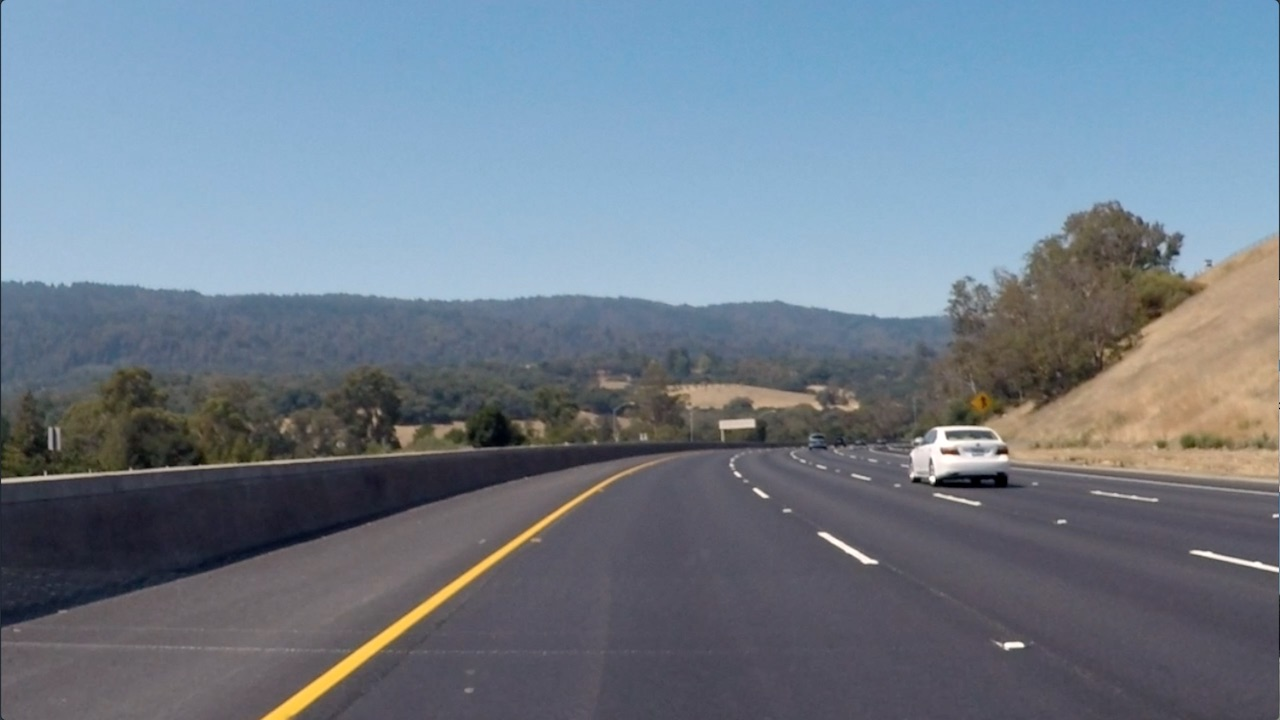
#> input picture Task_2/convolutional-neural-networks/conv-visualization/data/curved_lane.jpg, 1280 x 720 px, found by its file name
$ jupyter execute custom_filters.ipynb   (shell and % lines are left out)
#> lines starting #> are read from the running program, lines starting #| are printed output that depends on the picture
# Creating a Filter, Edge Detection

[cell 1]
from google.colab import drive
drive.mount('/content/drive')

### Import resources and display image

[cell 2]
import matplotlib.pyplot as plt
import matplotlib.image as mpimg

import cv2
import numpy as np


# Read in the image
image = mpimg.imread('/content/drive/My Drive/ann/Task_2/convolutional-neural-networks/conv-visualization/data/curved_lane.jpg')
#> image is the input picture: shape (720, 1280, 3); mean R, G, B 112.1, 125, 138.7
print(image.shape)
#| (720, 1280, 3)
plt.imshow(image)

### Convert the image to grayscale

[cell 3]
# Convert to grayscale for filtering
gray = cv2.cvtColor(image, cv2.COLOR_RGB2GRAY)
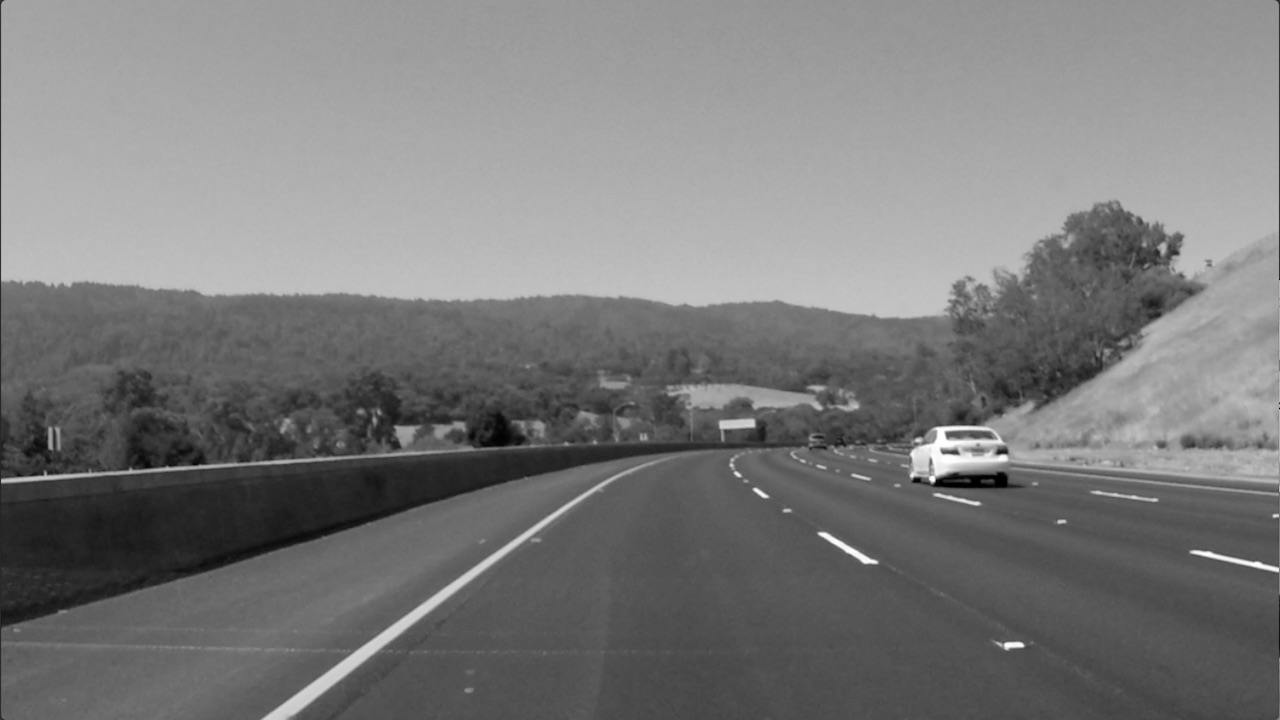
#> gray: shape (720, 1280); min 0, max 255, mean 122.7

plt.imshow(gray, cmap='gray')

### TODO: Create a custom kernel

Below, you've been given one common type of edge detection filter: a Sobel operator.

The Sobel filter is very commonly used in edge detection and in finding patterns in intensity in an image. Applying a Sobel filter to an image is a way of **taking (an approximation) of the derivative of the image** in the x or y direction, separately. The operators look as follows.

**It's up to you to create a Sobel x operator and apply it to the given image.**

For a challenge, see if you can put the image through a series of filters: first one that blurs the image (takes an average of pixels), and then one that detects the edges.

[cell 4]
# Create a custom kernel

# 3x3 array for edge detection
sobel_y = np.array([[ -1, -2, -1],
                   [ 0, 0, 0],
                   [ 1, 2, 1]])

## TODO: Create and apply a Sobel x operator
sobel_x = np.array([[-1, 0, 1],
                    [-2, 0, 2],
                    [-1, 0, 1]])

# Filter the image using filter2D, which has inputs: (grayscale image, bit-depth, kernel)
xfiltered_image = cv2.filter2D(gray, -1, sobel_x)
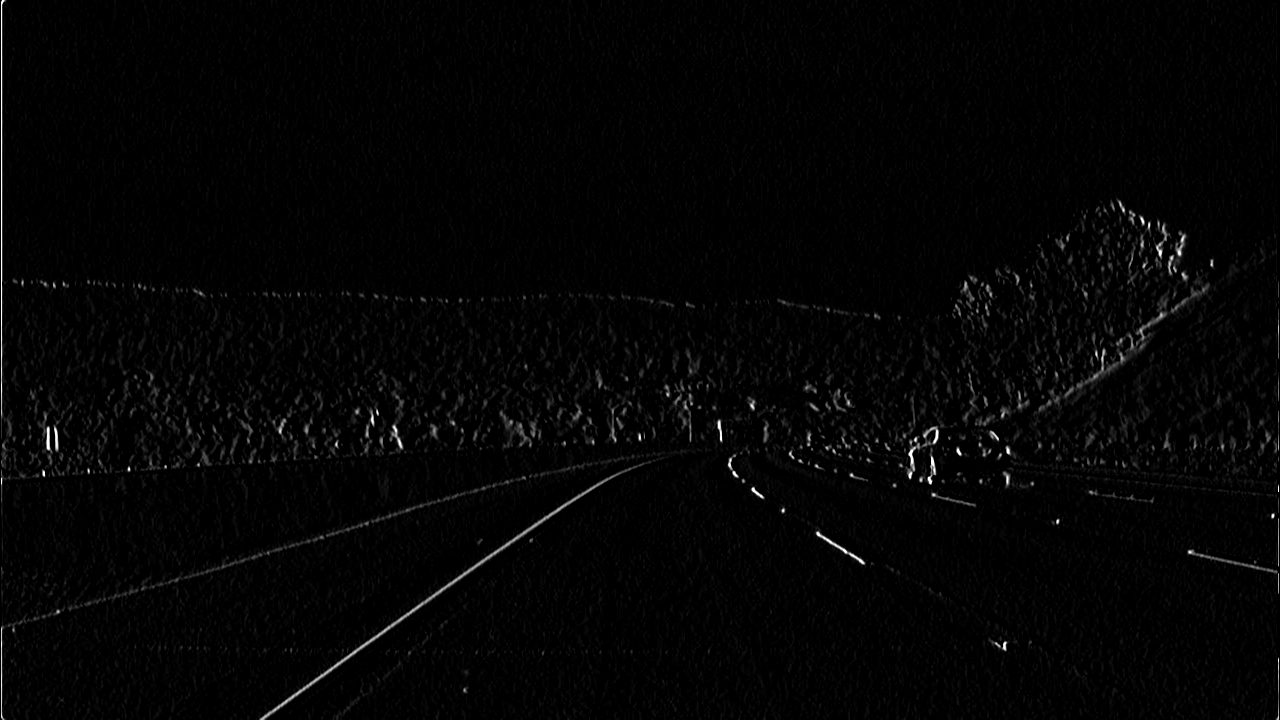
#> xfiltered_image: shape (720, 1280); min 0, max 255, mean 4.3
yfiltered_image = cv2.filter2D(gray, -1, sobel_y)
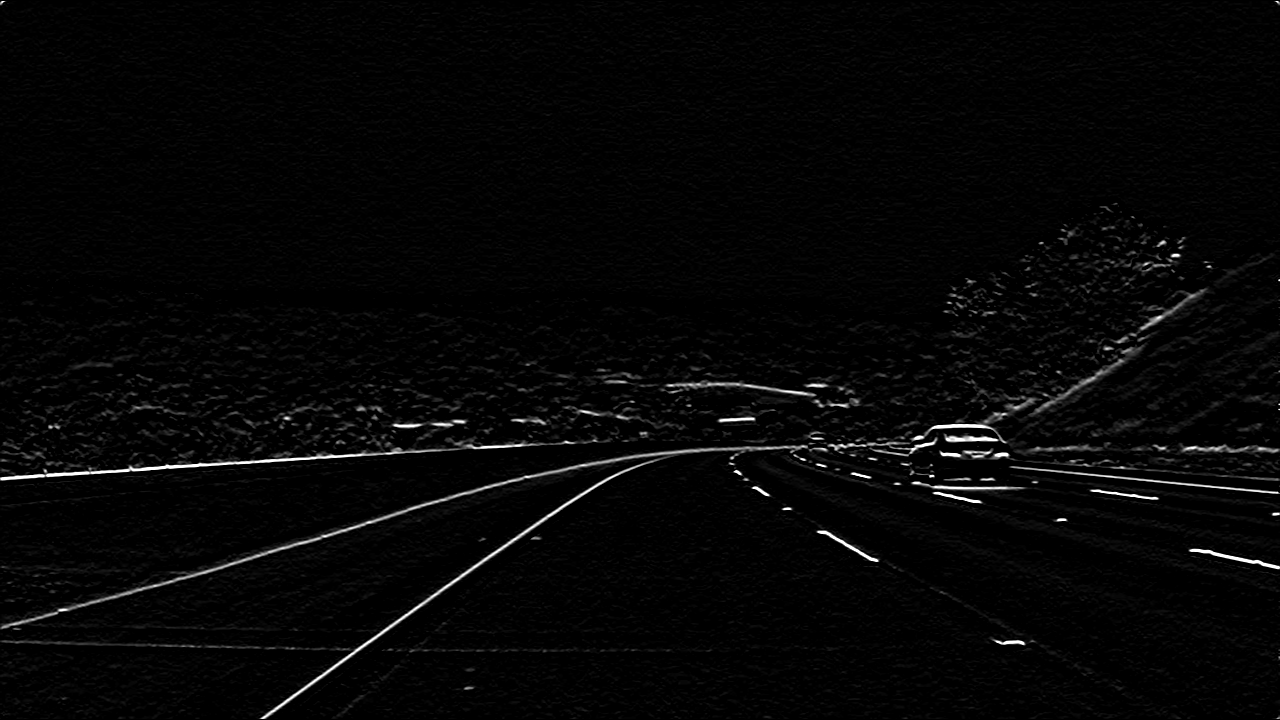
#> yfiltered_image: shape (720, 1280); min 0, max 255, mean 5.9

plt.imshow(xfiltered_image, cmap='gray')
plt.imshow(yfiltered_image, cmap='gray')
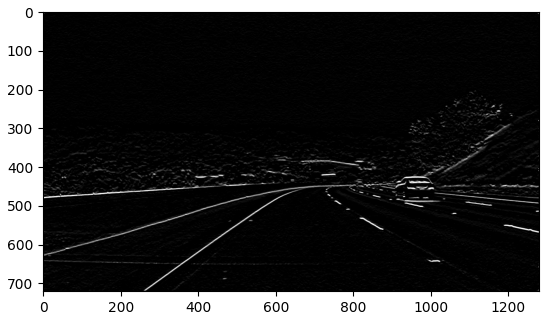
#> figure drawn by matplotlib, 1 panel

$ run again, with Task_2/convolutional-neural-networks/conv-visualization/data/bridge_trees_example.jpg copied over Task_2/convolutional-neural-networks/conv-visualization/data/curved_lane.jpg
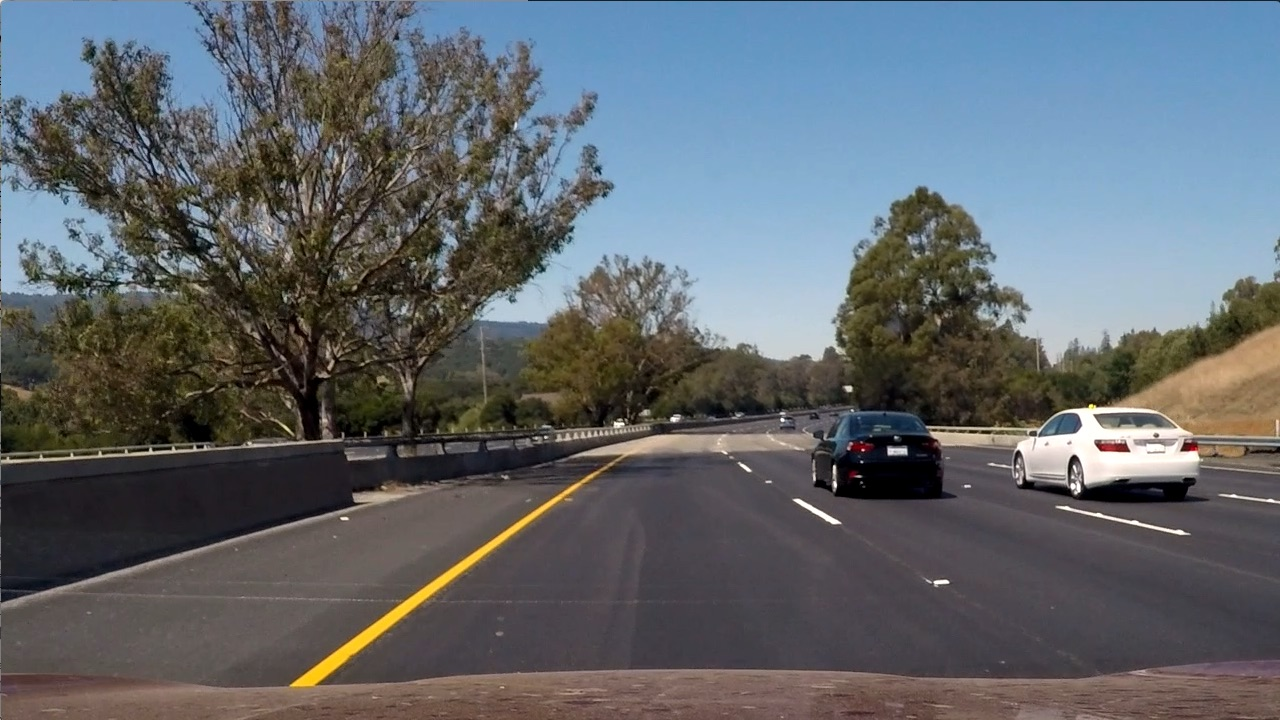
#> input picture Task_2/convolutional-neural-networks/conv-visualization/data/bridge_trees_example.jpg, 1280 x 720 px, found by its file name
#> image is the input picture: shape (720, 1280, 3); mean R, G, B 97, 102.6, 107.9
#| (720, 1280, 3)
#> `yfiltered_image = cv2.filter2D(gray, -1, sobel_y)`:
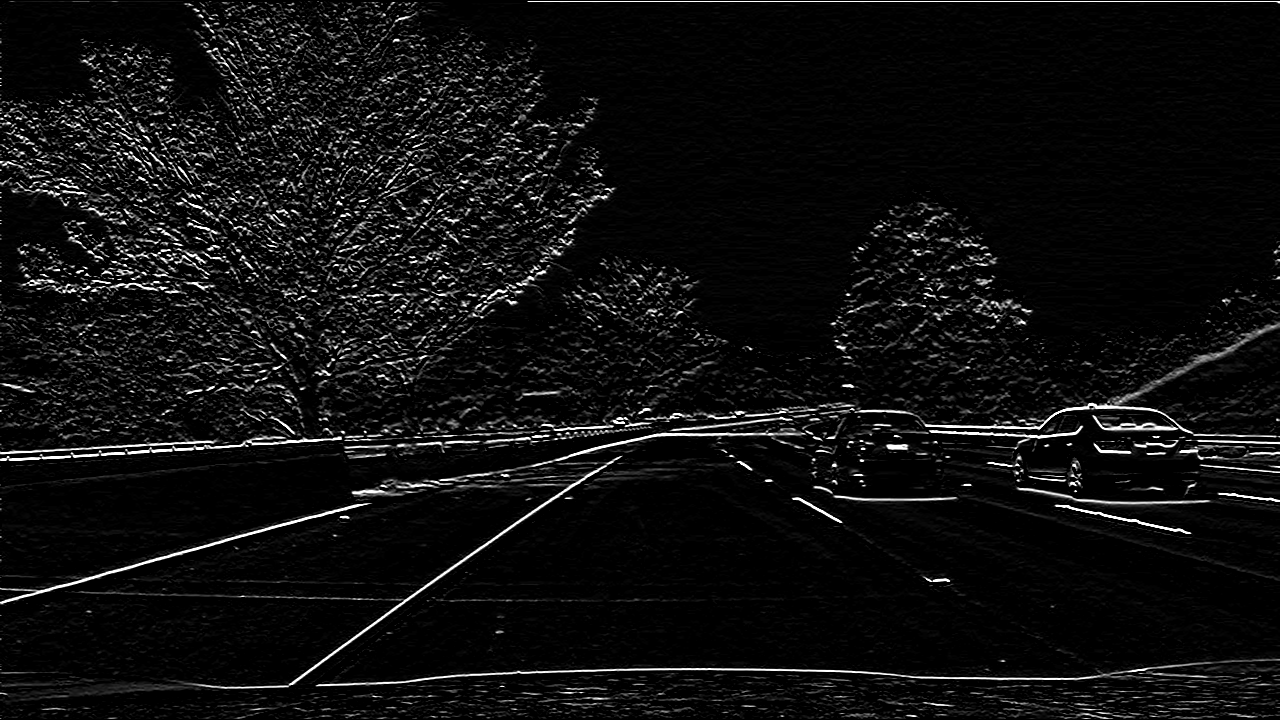
#> yfiltered_image: shape (720, 1280); min 0, max 255, mean 15.1
#> `[cell 4] # Create a custom kernel  # 3x3 array for edge detection sobe..`:
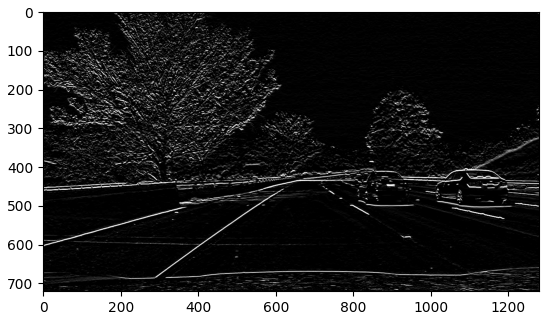
#> figure drawn by matplotlib, 1 panel

$ run again, with Task_2/convolutional-neural-networks/conv-visualization/data/white_lines.jpg copied over Task_2/convolutional-neural-networks/conv-visualization/data/curved_lane.jpg
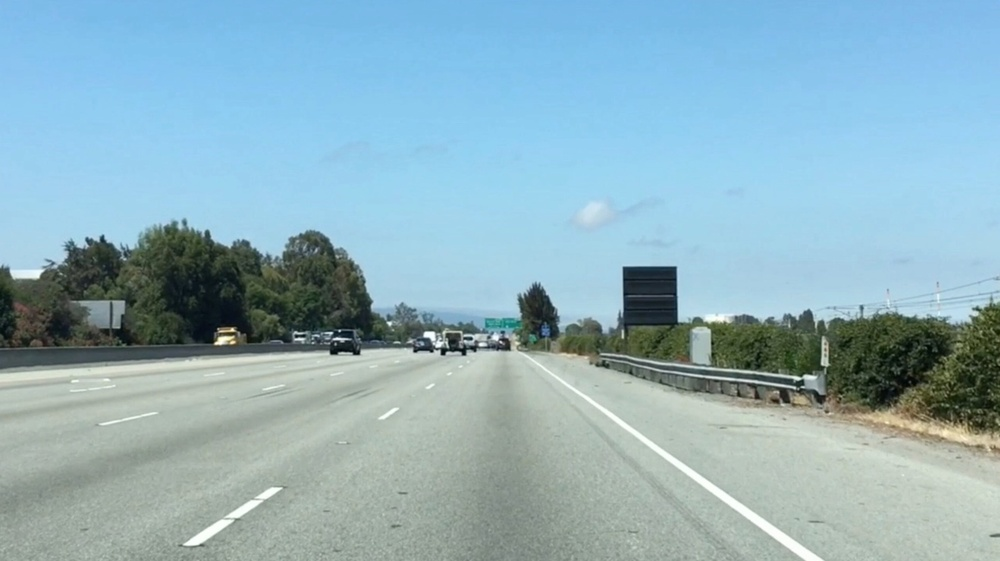
#> input picture Task_2/convolutional-neural-networks/conv-visualization/data/white_lines.jpg, 1000 x 561 px, shrunk from 2436 x 1366 before the run, found by its file name
#> image is the input picture: shape (561, 1000, 3); mean R, G, B 143.6, 177.1, 188.4
#| (561, 1000, 3)
#> `gray = cv2.cvtColor(image, cv2.COLOR_RGB2GRAY)`:
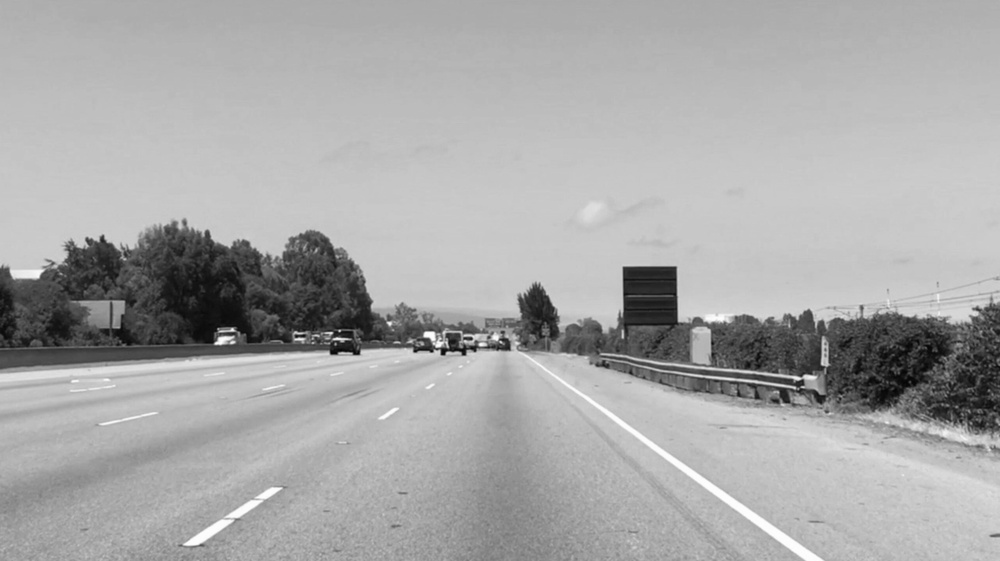
#> gray: shape (561, 1000); min 3, max 255, mean 168.3
#> `[cell 4] # Create a custom kernel  # 3x3 array for edge detection sobe..`:
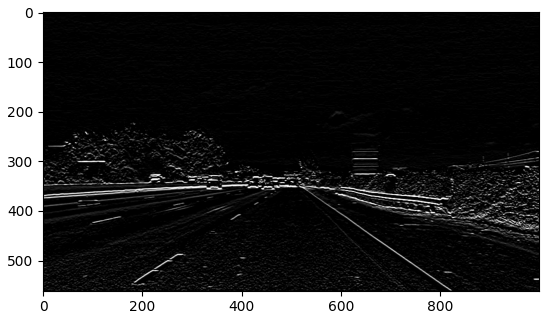
#> figure drawn by matplotlib, 1 panel
